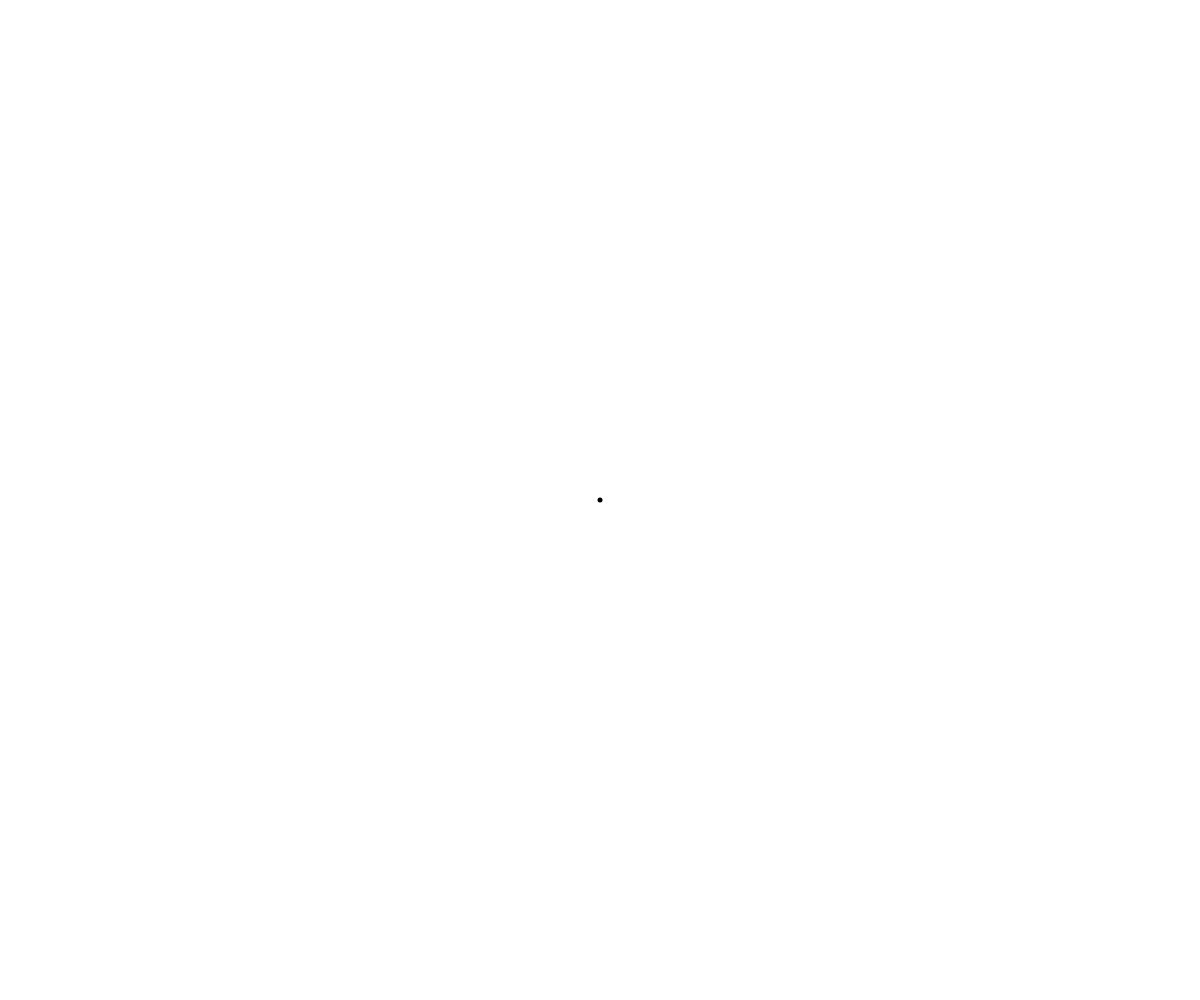
Frame 1 (no input)
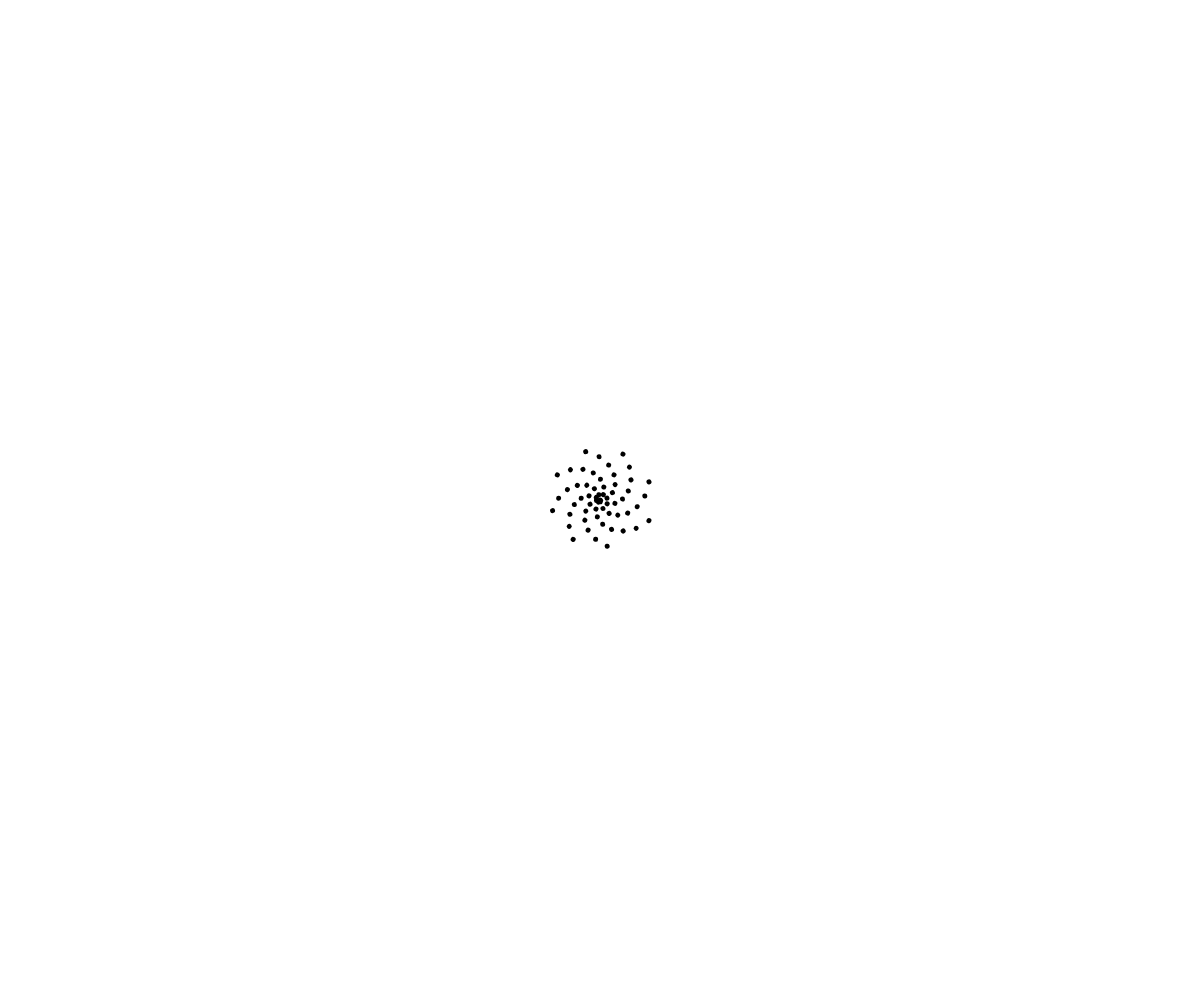
Frame 60 (no input)
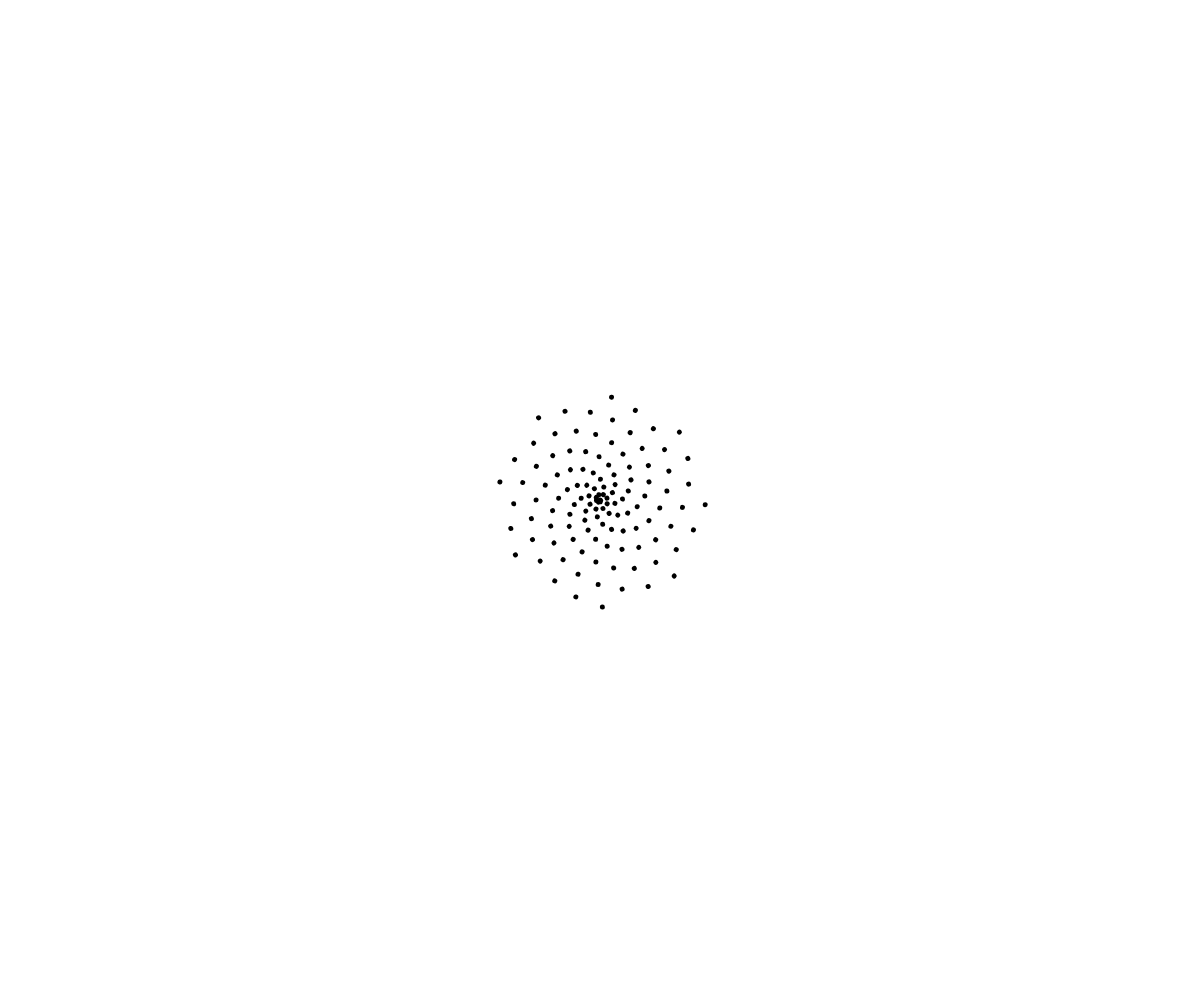
Frame 120 (the mouse pressed at the canvas centre since frame 60)

The p5.js sketch that drew these frames (run headless with seeded random() and noise() and a simulated clock; from frame 60 on, the mouse is pressed at the canvas centre):

// p5.js sketch
// ── sketch.js
function setup() {
  createCanvas(window.innerWidth, window.innerHeight);
  
}

let angle = 0;
let xPos = 0;


function draw() {
  
  
  translate(width/2, height/2)
  
  

  rotate(angle);
  stroke('black');
  strokeWeight(5);
  point(xPos, 0);
  
  angle += 95
  xPos+=0.9
  
  if(xPos > width/2){
    xPos*=-1;
  }

 
  
}
